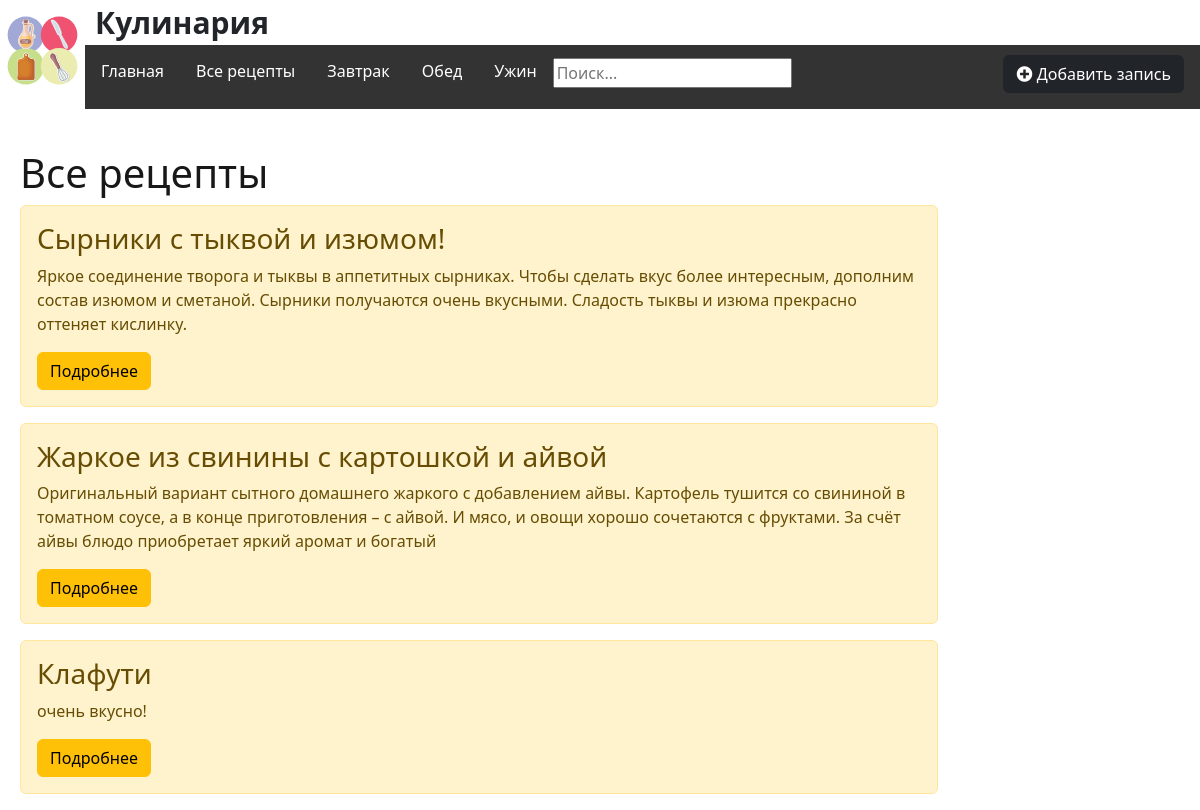
The app's page /recipes/ with its own data.
### recipes/models.py (models this page shows, shortened)
class Articles(models.Model):
    title = models.CharField('Название', max_length = 50)
    anons = models.CharField('Анонс', max_length = 250)
    kategor = models.CharField('Категория', max_length = 50)
    prod = models.TextField('Продукты')
    full_text = models.TextField('Рецепт приготовления')
    class Meta:
        verbose_name = 'Рецепт'
        verbose_name_plural = 'Рецепты'

### recipes/views.py (the view)
# urls.py: path('', views.recipes_home, name='recipes_home'),
def recipes_home(request):
    recipes = Articles.objects.all()
    return render(request, 'recipes/recipes_home.html', {'recipes': recipes})

### recipes/templates/recipes/recipes_home.html (shortened to what this page needs)
{% extends 'main/layout.html' %}
{% block content %}
   <div class="features">
       <h1>Все рецепты</h1>
       {% for el in recipes %}
            <div class="alert alert-warning" >
                <h3>{{ el.title }}</h3>
                <p>{{ el.anons }}</p>
                <a href="{% url 'recipes-detail' el.id %}" class="btn btn-warning">Подробнее</a>
            </div>
       {% endfor %}
   </div>
{% endblock %}

### main/templates/main/layout.html (shortened to what this page needs)
{% load static %}
<!doctype html>
<html lang="ru">
<head>
    <link rel="stylesheet" href="https://cdn.jsdelivr.net/npm/bootstrap@5.3.2/dist/css/bootstrap.min.css">
    <link rel="stylesheet" href="{% static 'main/css/main.css' %}">
    <link rel="stylesheet" href="https://use.fontawesome.com/releases/v5.8.2/css/all.css">
</head>
<body>
    <top>
        <img src="{% static 'main/img/5041212_45397.svg' %}" alt="Лого">
        <span class="logo">Кулинария</span>
        <ul>
            <a class="qwe" href="{% url 'home' %}"><li> Главная</li></a>
            <a class="qwe" href="{% url 'recipes_home' %}"><li> Все рецепты</li></a>
            <a class="qwe" href="{% url 'recipes-breakfast' %}"><li> Завтрак</li></a>
            <a class="qwe" href="{% url 'recipes-lunch' %}"><li> Обед</li></a>
            <a class="qwe" href="{% url 'recipes-dinner' %}"><li> Ужин</li></a>
            <a style="float:right;margin-top: -4px;" href="{%url 'create'%}"><li><button class="btn btn-dark"><i class="fas fa-plus-circle"></i> Добавить запись</li></a>
            <form style="margin-top: 13px;" action="{% url 'search' %}" method="get">
                <input name="q" type="text" placeholder="Поиск...">
            </form>
        </ul>
    </top>
    <main>
        {% block content %}
        {% endblock %}
    </main>
</body>
</html>

### main/static/main/css/main.css (style rules this page uses)
body { background: ##FFFAFA; }
ul { list-style: none; margin: 0; padding: 0; overflow: hidden; background: #333; }
a li { float: left; display: block; color: white; text-align: center; padding: 14px 16px; text-decoration: none; height: 8vh; }
top img { width: 85px; float: left; position: relative; top: 8px; }
top .logo { font-size: 30px; margin-left: 10px; font-weight: bold; }
.qwe { text-decoration: none; }
main .features { float: left; color: #181818; margin-top: 40px; text-align: left; width: 85%; margin-left: 20px; }
.alert-warning { float: left; clear: both; width: 90%; text-align: left; }
form { margin-left: 32%; width: 500px; margin-top: 50px; }

### records on screen
Articles: title "Сырники с тыквой и изюмом!", anons "Яркое соединение творога и тыквы в аппетитных сырниках. Чтобы сделать вкус более интересным, дополним состав изюмом и сметаной. Сырники получаются очень вкусными. Сладость тыквы и изюма прекрасно оттеняет кислинку."
Articles: title "Жаркое из свинины с картошкой и айвой", anons "Оригинальный вариант сытного домашнего жаркого с добавлением айвы. Картофель тушится со свининой в томатном соусе, а в конце приготовления – с айвой. И мясо, и овощи хорошо сочетаются с фруктами. За счёт айвы блюдо приобретает яркий аромат и богатый"
Articles: title "Клафути", anons "очень вкусно!"
